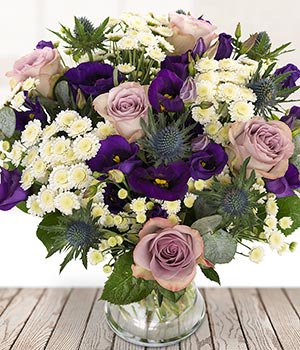
#> input picture flowers.jpg, 300 x 350 px
$ python window.py
#> lines starting #> are read from the running program, lines starting #| are printed output that depends on the picture
### filters.py
import cv2
import numpy as np
#import scipy.stats as stats
import matplotlib.pyplot as plt

# [17 lines left out: functions brightness_contrast, hue_saturation, not called in this run]

def grayscale(img):
	img_gray = cv2.cvtColor(img, cv2.COLOR_BGR2GRAY)
	return img_gray

# [92 lines left out: functions vignette, replace_color, increase_channel, _1977, Nashville, Toaster and 7 more, not called in this run]

### window.py
import numpy as np
import cv2
import matplotlib.pyplot as plt
from matplotlib.widgets import Slider, Button, RadioButtons
import filters

fig, ax = plt.subplots()
plt.subplots_adjust(left=0.02, bottom=0.30, right=0.50)

img = cv2.imread('flowers.jpg')
#> img is the input picture: shape (350, 300, 3); mean B, G, R 140.3, 152.2, 162.5
color = img.copy()
gray = filters.grayscale(img)
#> in grayscale, `img_gray = cv2.cvtColor(img, cv2.COLOR_BGR2GRAY)`:
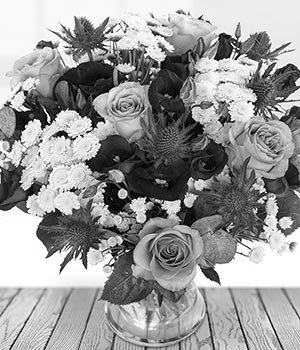
#> img_gray: shape (350, 300); min 0, max 255, mean 154
l = plt.imshow(color[:,:,::-1])

axcolor = 'lightgoldenrodyellow'
axcont = plt.axes([0.55, 0.85, 0.38, 0.03], facecolor=axcolor)
axbright = plt.axes([0.55, 0.80, 0.38, 0.03], facecolor=axcolor)
axhue = plt.axes([0.55, 0.75, 0.38, 0.03], facecolor=axcolor)
axsat = plt.axes([0.55, 0.70, 0.38, 0.03], facecolor=axcolor)

scont = Slider(axcont, 'Contrast', 0, 20, valinit=10)
sbright = Slider(axbright, 'Brightness', 0, 100, valinit=50)
shue = Slider(axhue, 'Hue', 0, 20, valinit=10)
ssat = Slider(axsat, 'Saturation', 0, 20, valinit=10)

filtax = plt.axes([0.50, 0.02, 0.45, 0.65], facecolor=axcolor)
filt = RadioButtons(filtax, ('None','Clarendon', 'Gingham', 'Reyes', 'Amaro', 'Inkwell', 'Nashville', 'Toaster', '1977', 'Kelvin'), active=0)

# [34 lines left out: function filter_func, not called in this run]

filt.on_clicked(filter_func)

# [18 lines left out: functions reset, update, not called in this run]

scont.on_changed(update)
sbright.on_changed(update)
shue.on_changed(update)
ssat.on_changed(update)

rax = plt.axes([0.1, 0.02, 0.15, 0.15], facecolor=axcolor)
radio = RadioButtons(rax, ('color', 'grayscale'), active=0)

# [7 lines left out: function colorfunc, not called in this run]

radio.on_clicked(colorfunc)

plt.show()
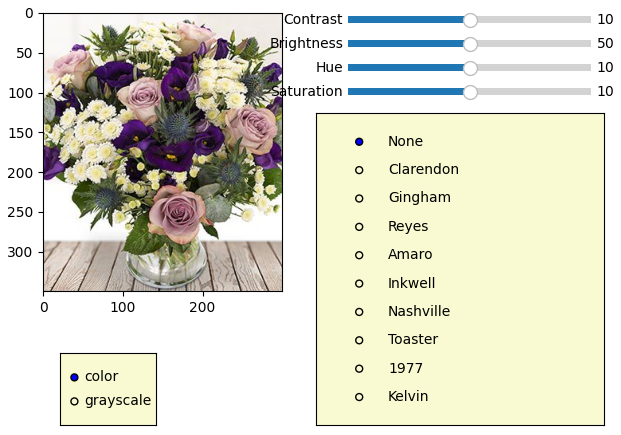
#> figure drawn by matplotlib, 7 panels
